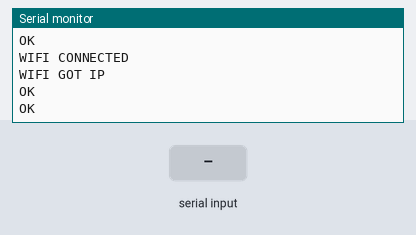
Bench run of a sketch on a simulated Arduino Nano, built with avr-gcc and run on an emulated ATmega328P. Parts: the last lines printed to the serial monitor. The inputs (shaded band) are chosen by the test bench. The modem accepts every AT command (registered, SIM ready, sends succeed) and sends nothing else.

Above: at 5.2 s.
5.3 s: "1" received over the second serial link
At 6.9 s:
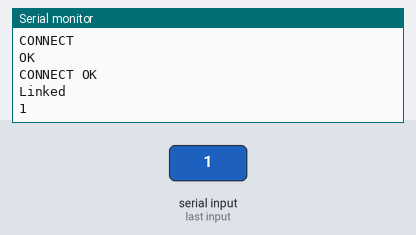
7.6 s: "0" received over the second serial link
At 9.6 s:
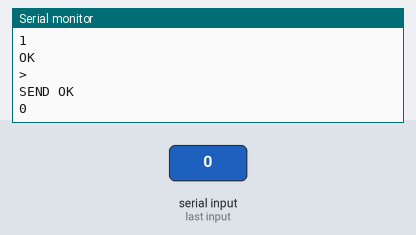

The sketch:

Esp8266_IoT_twiter.ino
```cpp
/////////////////////////////
////// Envio de variable de ADC 0 a Twitter
/////// mas videos - more videos ......https://www.youtube.com/channel/UCv1D6zrC0ZL0PSgM6tdEpPg/videos
///////no olvides suscribirse

#include <SoftwareSerial.h>

#define DEBUG true
SoftwareSerial esp8266(10,11);      /////libreria software serial


#define APIKEY "XXXXXXXXXXXXXXXXXX" //  api key your twitter in thingspeak

#define TARGET_IP "184.106.153.149"///         //direccion IP thingspeak

#define TARGET_PORT "80"          ///  puerto 80

#define ID "XXXXXXXXX"  //name of wireless access point to connect to   - Red de inhalambrica wifi
#define PASS "XXXXXXXXX"  //wifi password                          - Contraseña de Wifi


void setup()
{
  Serial.begin(9600);
  esp8266.begin(9600); // your esp's baud rate might be different

      ///inicializacion y configuracion de modulo ESP8266

    sendData("AT+RST\r\n",1000,DEBUG); //

    sendData("AT+CWMODE=1\r\n",1000,DEBUG); //

      String cmd="AT+CWJAP=\"";
      cmd+=ID;
      cmd+="\",\"";
      cmd+=PASS;
      cmd+="\"";
     sendData( cmd+"\r\n",1000,DEBUG); //


     sendData("AT+CIPMUX=0\r\n",1000,DEBUG); //

}

void loop()
{

  /////////////////////////////////////////////////////////////////////////
    delay(1000);  //3 seg

  //////////////////////////////////////////////////////////////////////
   // read the input on analog pin 1:
  int sensorValue_batt = analogRead(A1);
  // Convert the analog reading (which goes from 0 - 1023) to a voltage (0 - 5V):
  float voltage_Batt = (sensorValue_batt * (3.37 / 722.0));


   ///CONVERT  FLOAT TO CHAR  + CHAR TO STRING

   char outstr1[15];
   dtostrf(voltage_Batt,4, 2, outstr1);   //float to char  4 numero de caracteres  3 cifras sin espacio
   String valor1 = outstr1;   // char to string

   //  String con tweet
   String  updateTwitterStatus = ("Test @thingspeak ThingTweet #IoT Arduino + ESP8266 Read ADC Arduino Nano " + valor1 + "Volt");


    String webpage = "AT+CIPSTART=\"TCP\",\"";
    webpage += TARGET_IP;
    webpage += "\",80\r\n";
    sendData(webpage,1000,DEBUG);

    // Create HTTP POST Data

    String tsData = "api_key=" APIKEY "&status=" + updateTwitterStatus ;

    String webpage1 = "POST /apps/thingtweet/1/statuses/update HTTP/1.1\n";
    webpage1+="Host: api.thingspeak.com\n";
    webpage1+="Connection: close\n";
    webpage1+="Content-Type: application/x-www-form-urlencoded\n";
    webpage1+="Content-Length: ";
    webpage1+=tsData.length();
    webpage1+="\n\n";
    webpage1+=tsData;

     //// envia   comando AT + cantidad de caracteres

     String cipsend = "AT+CIPSEND=";
     cipsend+= webpage1.length();
     cipsend+="\r\n";

     sendData(cipsend,1000,DEBUG);
     sendData(webpage1,1000,DEBUG);

      //// comando AT de cierre de conexion
     sendData("AT+CIPCLOSE=0\r\n",1500,DEBUG);


              /// DELAY para reenvio de datos a twitter
     delay(10000);  //3 seg


}


 //// rutina de depuracion via puerto serial


String sendData(String command, const int timeout, boolean debug)
{
    String response = "";

    esp8266.print(command); // send the read character to the esp8266

    long int time = millis();

    while( (time+timeout) > millis())
    {
      while(esp8266.available())
      {
        // The esp has data so display its output to the serial window
        char c = esp8266.read(); // read the next character.
        response+=c;
      }
    }

    if(debug)
    {
      Serial.print(response);
    }

    return response;
}
```

Measured:
- after the input at 5.3 s, the serial monitor: prints a new line after 0.85 s (image 1)
- after the input at 7.6 s, the serial monitor: prints a new line after 0.83 s (image 2)
